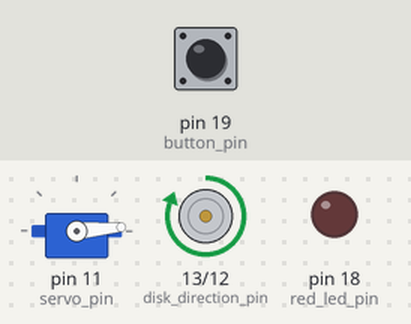
The sketch below on a simulated Arduino Uno, built with avr-gcc and run on an emulated ATmega328P. On the bench: servo, direction and speed pins drawn as motors (green arrow = direction pin HIGH = forward, orange = LOW = backward, longer = more drive), output pins drawn as LEDs (lit = HIGH). The inputs (shaded band) are chosen by the test bench; at power-on: pin 19 (button_pin) LOW.

Above: at 1.3 s.
1.4 s: pin 19 (button_pin) pulled HIGH for 0.15 s
At 1.8 s:
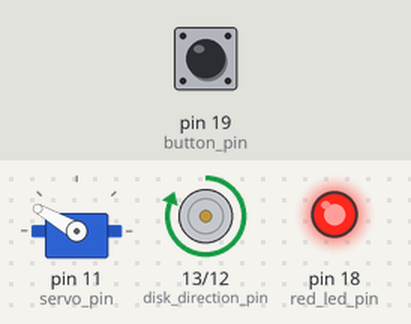
3.9 s: pin 19 (button_pin) pulled HIGH for 3.2 s
At 4.8 s:
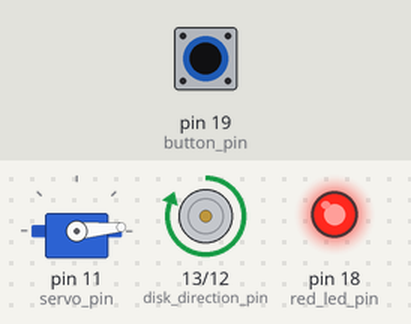
Timing chart, 0 to 9.4 s (numbered marks = the images above; inputs shaded):
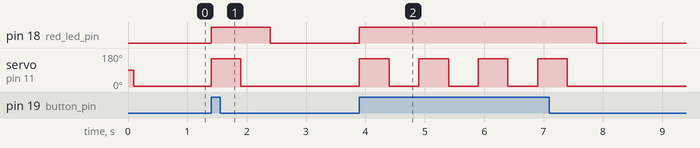

Measured:
- after the input at 1.4 s, pin 18 (red_led_pin): LOW → HIGH at once, → LOW 1.0 s later; servo on pin 11 (servo_pin): 5° → 150° at once, → 5° 0.50 s later
- after the input at 3.9 s, pin 18 (red_led_pin): LOW → HIGH at once, → LOW 4.0 s later; servo on pin 11 (servo_pin): alternates 150° for 0.50 s and 5° for 0.50 s, 8 changes in all, then stays 5°, starting at once

The sketch:

candy_drop_machine.ino
```cpp
// A library to move the servo
#include <Servo.h>

// Define pins for motors and sensors
int disk_speed_pin = 12;
int disk_direction_pin = 13;
int servo_pin = 11;
int red_led_pin = 18;
int button_pin = 19;

// Spiral disk motor speed (0-255) and the servo angles for the hopper disk (0-180 degrees)
int disk_speed = 150;
int open_angle = 150;
int closed_angle = 5;

Servo drop_servo;

void setup() {
  pinMode(disk_speed_pin, OUTPUT);
  pinMode(disk_direction_pin, OUTPUT);
  pinMode(red_led_pin, OUTPUT);
  pinMode(button_pin, INPUT);

  drop_servo.attach(servo_pin);
  delay(100); // need a delay sometimes for the servo to connect properly
  drop_servo.write(closed_angle);

  digitalWrite(disk_direction_pin, HIGH);
  analogWrite(disk_speed_pin, disk_speed);

}

void loop() {

  bool button_pressed = digitalRead(button_pin);
  if (button_pressed == true){
    digitalWrite(red_led_pin, HIGH);
    drop_servo.write(open_angle);
    delay(500);
    drop_servo.write(closed_angle);
    delay(500);
    digitalWrite(red_led_pin, LOW);
  }

}
```
